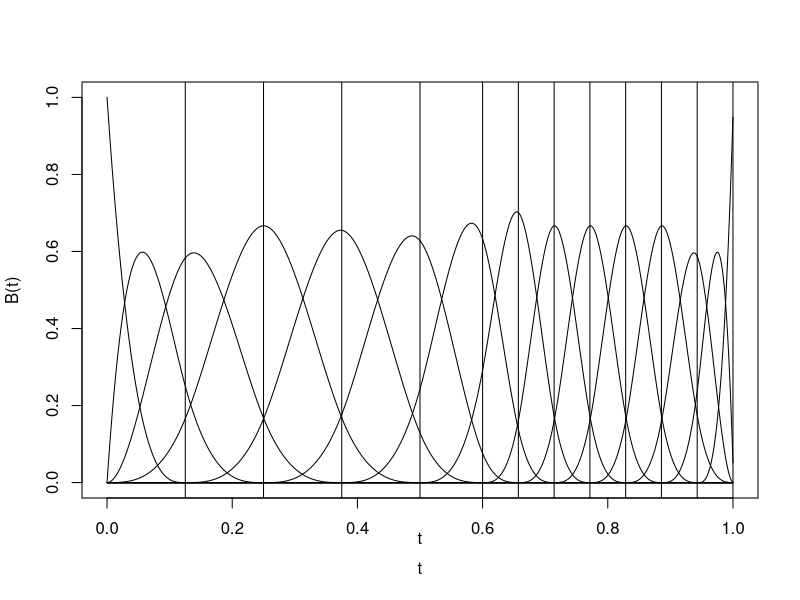
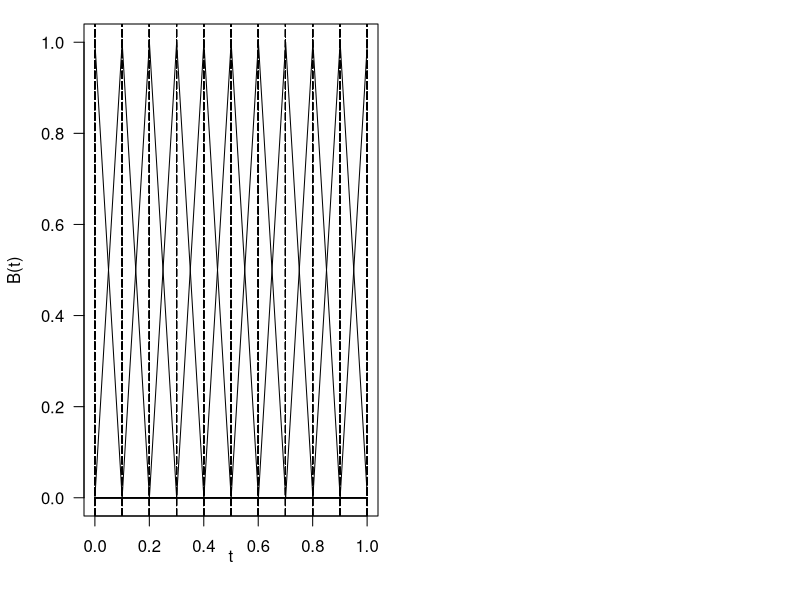
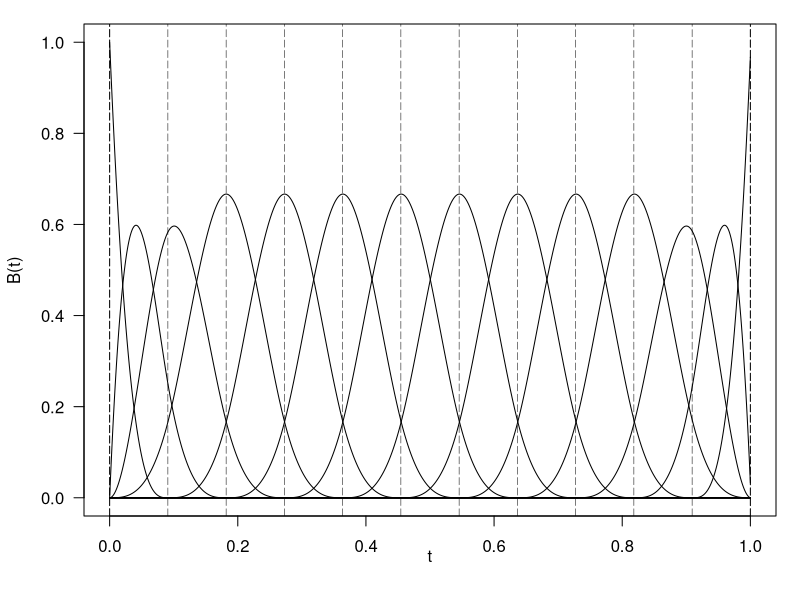

Write R code to recreate these figures, in order.
spline_function <- function(x, knots, i, p)
{
    # number of basis functions
    if (p == 0)
    {
        print(paste(knots[i], x, knots[i+1]))
        if (knots[i] <= x && x < knots[i+1])
        {
            #print(paste(knots[i], x, knots[i+1]))
            return(1)
        } else {
            return(0)
        }
    }
    
    else
    {
        y <- alpha(x, knots, i, p) * spline_function(x, knots, i, p - 1) +
            (1 - alpha(x, knots, i+1, p)) * spline_function(x, knots, i+1, p - 1)
        print(paste(x, i, p, y, alpha(x, knots, i, p)))
        return(y) 
    }
}

alpha <- function(x, knots, i, p) {
    if (knots[i] == knots[i+p])
    {
        return(0)
    } else
    {
        return((x - knots[i]) / (knots[i+p] - knots[i]))
    }
}


# Set up knots
png("bSpline.png", width=22, height=11, units="cm", res=600, bg = "transparent")
par(mfrow=c(1, 2), mar=c(4,4,1,1) + 0.1, las = 1, oma = c(0,0,0,0) + 0.1)
knots_interior <- seq(0,1,length.out = 11)
knots <- c(0, knots_interior, 1.0)
x_tests <- c()
for (j in seq(0,0.999,length.out = 1000)) {
    x_tests <- c(x_tests, spline_function(j, knots, 1, 1))
}
plot(seq(0,1,length.out = 1000), x_tests, type = "l",
     xlab = "",
     ylab = "B(t)",
     xlim = c(0,1),
     ylim = c(0,1))
title(xlab = "t", mgp = c(1.5,1,0))
for (i in 2:11) {
    x_tests <- c()
    for (j in seq(0,0.999,length.out = 1000)) {
        x_tests <- c(x_tests, spline_function(j, knots, i, 1))
    }
    lines(seq(0,1,length.out = 1000), x_tests)    
}
for (i in 1:11)
{
    abline(v=knots_interior, lty = 5)
}

png("bSpline.png", width=11, height=7.5, units="cm", res=600)
par(mfrow=c(1, 1), mar=c(4,4,1,1) + 0.1, las = 1, oma = c(0,0,0,0) + 0.1)
# Set up knots
knots_interior <- seq(0,1,length.out = 12)
knots <- c(0, 0, 0, knots_interior, 1.0, 1.0, 1.0)
x_tests <- c()
for (j in seq(0,0.999,length.out = 1000)) {
    x_tests <- c(x_tests, spline_function(j, knots, 1, 3))
}
plot(seq(0,1,length.out = 1000), x_tests, type = "l",
     xlab = "",
     ylab = "B(t)",
     xlim = c(0,1),
     ylim = c(0,1))
title(xlab = "t", mgp = c(1.5,1,0))
for (i in 2:14) {
    x_tests <- c()
    for (j in seq(0,0.999,length.out = 1000)) {
        x_tests <- c(x_tests, spline_function(j, knots, i, 3))
    }
    lines(seq(0,1,length.out = 1000), x_tests)    
}
for (i in 2:11)
{
    abline(v=knots_interior[i], lty = 5, lwd = 0.5)
}
abline(v=knots_interior[1], lty = 5, lwd = 1)
abline(v=knots_interior[12], lty = 5, lwd = 1)
dev.off()
# Set up knots
knots_interior <-  c(seq(0, 0.5, length.out = 5), 
                     seq(0.6, 1.0, length.out = 8))
knots <- c(0, 0, 0, knots_interior, 1.0, 1.0, 1.0)
x_tests <- c()
for (j in seq(0,0.999,length.out = 1000)) {
    x_tests <- c(x_tests, spline_function(j, knots, 1, 3))
}
plot(seq(0,1,length.out = 1000), x_tests, type = "l",
     xlab = "t",
     ylab = "B(t)",
     xlim = c(0,1),
     ylim = c(0,1))
title(xlab = "t", mgp = c(1.5,1,0))
for (i in 2:15) {
    x_tests <- c()
    for (j in seq(0,0.999,length.out = 1000)) {
        x_tests <- c(x_tests, spline_function(j, knots, i, 3))
    }
    lines(seq(0,1,length.out = 1000), x_tests)    
}
for (i in 1:13)
{
    abline(v=knots_interior[i+1])
}

dev.off()
